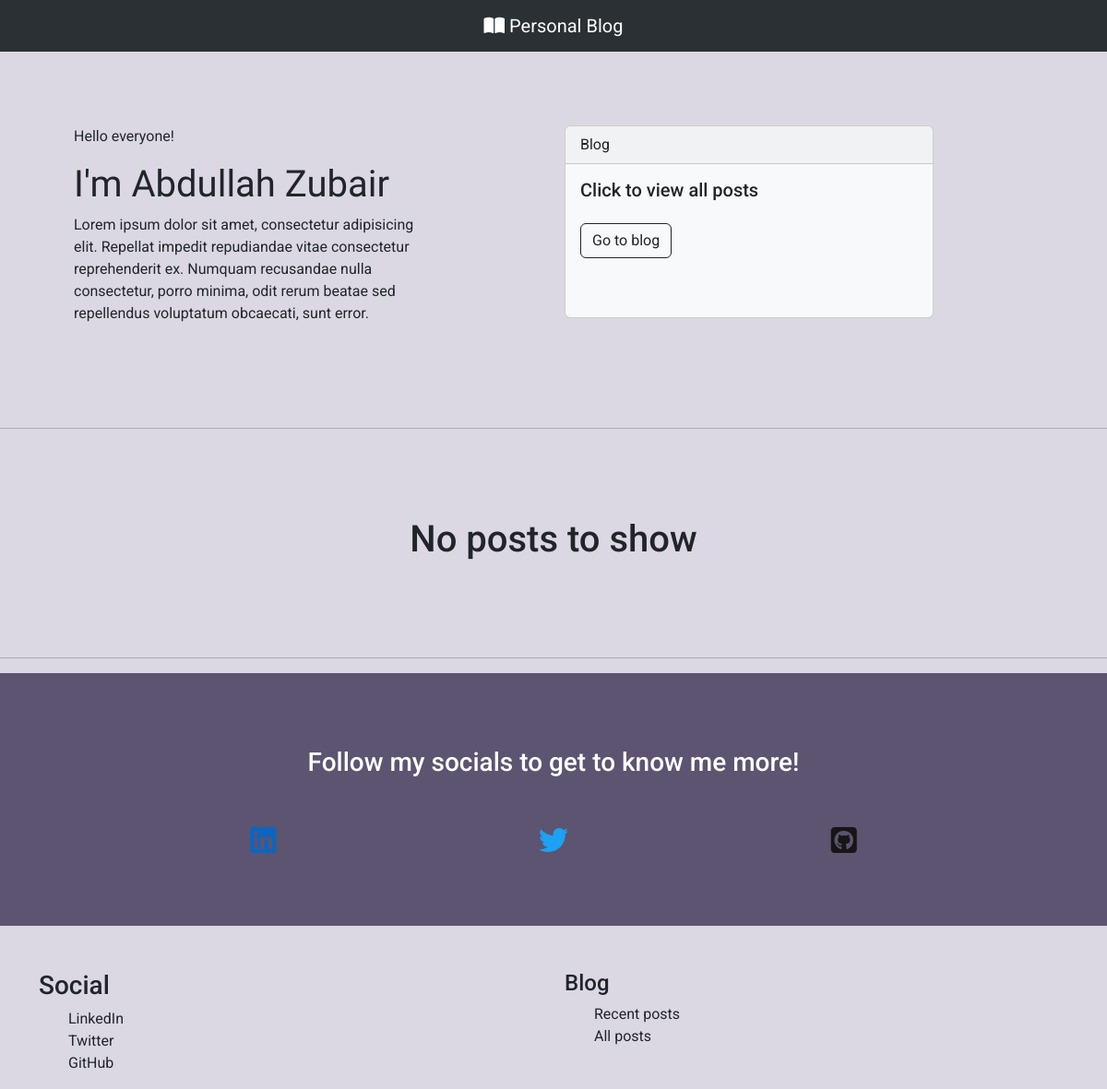
Before: / with the older database file.
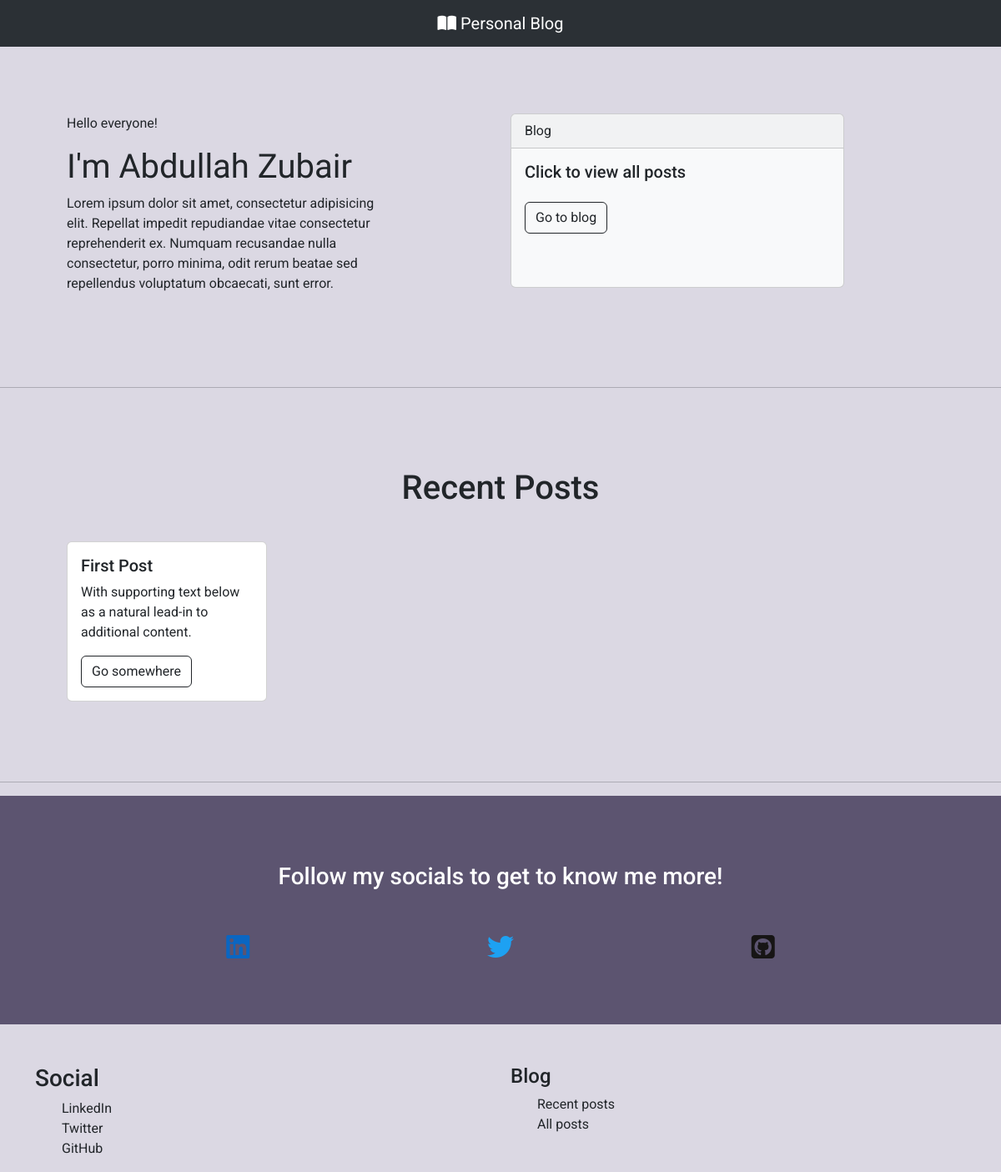
After: the same page with the newer database file.
### BlogApp/models.py (models this page shows, shortened)
class Post(models.Model):
    title = models.CharField(max_length=50)
    author = models.ForeignKey(User, on_delete=models.CASCADE)
    body = models.TextField()
    time_created = models.DateTimeField(auto_now=True)
    last_modified = models.DateTimeField(blank=True)

### BlogApp/views.py (the view)
# urls.py: 2. Add a URL to urlpatterns:  path('', Home.as_view(), name='home')
class Home(View):
    def get(self, request:HttpRequest):
        queryset = Post.objects.all().order_by('time_created')
        posts = {"posts": queryset}
        return render(request, 'home.html', posts)

### BlogApp/templates/home.html (shortened to what this page needs)
{% extends 'base.html' %}
{% block styles %}
{{block.super}}
{% endblock %}
{% block content %}
<section id="main-section-1">
  <div class="container-fluid intro-section">
    <div class="row">
      <div class="col-lg-6">
        <p>Hello everyone!</p>
        <h1 class="name-header">
          I'm <span class="my-name"> Abdullah Zubair</span>
        </h1>
        <p class="short-bio">
          Lorem ipsum dolor sit amet, consectetur adipisicing elit. Repellat
          impedit repudiandae vitae consectetur reprehenderit ex. Numquam
          recusandae nulla consectetur, porro minima, odit rerum beatae sed
          repellendus voluptatum obcaecati, sunt error.
        </p>
      </div>
      <div class="col-lg-6">
        <div class="card blog-card bg-light">
          <div class="card-header my-card-header">Blog</div>
          <div class="card-body my-card-body">
            <h5 class="card-title my-card-title">Click to view all posts</h5>
            <div class="blog-btn">
              <a href="{% url 'blog' %}" class="btn btn-outline-dark">Go to blog</a>
            </div>
          </div>
        </div>
      </div>
    </div>
  </div>
</section>
<hr />
<section id="main-section-2">
  {% if posts %}
  {% for post in posts %}
  <h1 style="text-align: center">Recent Posts</h1>
  <div class="container-fluid posts-container">
    <div class="row">
      <div class="col-md-4">
        <div class="card post-card" style="width: 15rem">
          <div class="card-body">
            <h5 class="card-title">{{post.title}}</h5>
            <p class="card-text">
              With supporting text below as a natural lead-in to additional
              content.
            </p>
            <a href="" class="btn btn-outline-dark">Go somewhere</a>
          </div>
        </div>
      </div>
    </div>
  </div>
  {% endfor %}
  {% else %}
  <h1 style="text-align: center">No posts to show</h1>
  {% endif %}
</section>
<hr />
<div id="main-section-3">
  <h3 style="text-align: center; color: white">
    Follow my socials to get to know me more!
  </h3>
  <div class="container socials-container">
    <div class="row">
      <div class="socials-col col-md-4">
        <a href="#"> <i class="linkedin fa-brands fa-linkedin fa-2xl"></i></a>
      </div>
      <div class="socials-col col-md-4">
        <a href="#">
          <i class="twitter fa-brands fa-twitter fa-2xl"></i>
        </a>
      </div>
      <div class="socials-col col-md-4">
        <a href="#">
          <i class="github fa-brands fa-square-github fa-2xl"></i>
        </a>
      </div>
    </div>
  </div>
</div>
{% endblock %}

Changed rows visible on the page:
added Post: title "First Post"
Other visible differences:
text no longer shown: "No posts to show"
